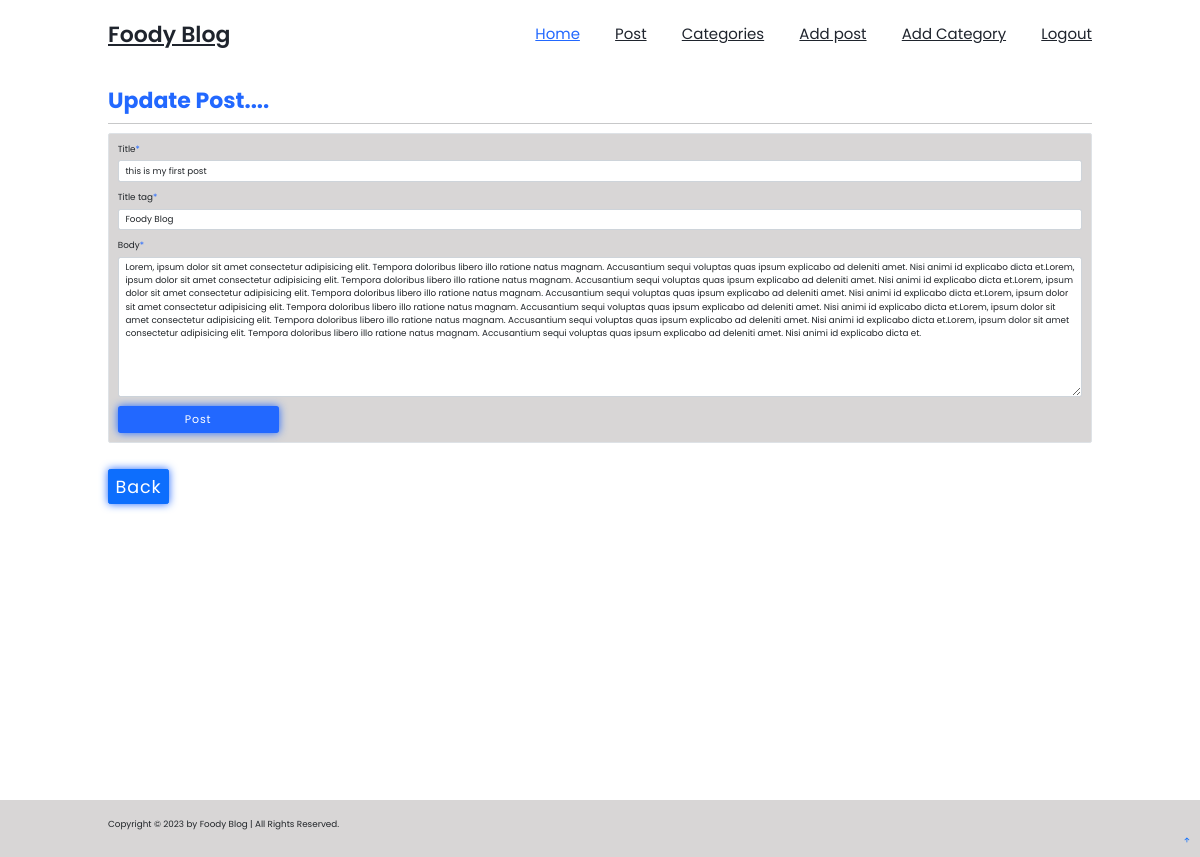
Page /article/edit/10 (signed in) on the committed database.
### Blog_app/models.py (models this page shows, shortened)
class Post(models.Model):
    title = models.CharField(max_length=255)
    title_tag = models.CharField(max_length=255, default='Foody Blog')
    author = models.ForeignKey(User, on_delete=models.CASCADE)
    body = models.TextField()
    post_date = models.DateField(auto_now_add=True)
    category = models.CharField(max_length=255, default='Food')
    likes = models.ManyToManyField(User, related_name='blog_posts')

### Blog_app/views.py (the view)
# urls.py: path('article/edit/<int:pk>', UpdatePostView.as_view(), name="update_post"),
class UpdatePostView(UpdateView):
    model = Post
    form_class = EditForm
    template_name = 'update_post.html'

### Blog_app/forms.py
class EditForm(forms.ModelForm):
    class Meta:
        model = Post
        fields = ('title', 'title_tag', 'body')
        widgets = {
            'title': forms.TextInput(attrs={'class': 'form-control'}),
            'title_tag': forms.TextInput(attrs={'class': 'form-control'}),
            'body': forms.Textarea(attrs={'class': 'form-control'}),
        }

### Blog_app/templates/update_post.html (shortened to what this page needs)
{% extends 'base.html' %}
{% load static %}
{% load crispy_forms_tags %}
{% block content %}
<link rel="stylesheet"
    href=" https://cdn.jsdelivr.net/npm/bootstrap@5.1.3/dist/css/bootstrap.min.css ">
<section class="article" id="article">
  {% if user.is_authenticated %}
    {% if user.id == post.author.id %}
      <h1 style="color: var(--main-color);" class="fw-bold fs-1">Update Post....</h1>
      <hr>
      <div class="container w-6 0 p-3 my-20 border rounded mb-4" style="background-color:#d8d6d6 ;">
          <form action="" method="POST" autocomplete="off" class="fw-semibold">
            <fieldset class="form-group">
              {{ form|crispy }}
            </fieldset>
                    <div class="form-group">
                        <button type="submit" class="btn btn-lg col-md-2" style="background:#2268ff ; color:#fff">Post</button>
                    </div>
          </form>
        </div>
    {% else %}
    <h2>You're not allowed here!  (and you know it...)</h2>
    {% endif %}
  {% else %}
    <h2>You're not allowed here!  (and you know it...)</h2>
  {% endif %}
<br>
    <a href="{% url 'home' %}" class="fs-2 btn btn-primary">Back</a>
</section>
{% endblock content %}

### Blog_app/static/css/blogg.css (style rules this page uses)
* { margin: 0; padding: 0; box-sizing: border-box; text-decoration: none; border: none; outline: none; scroll-behavior: smooth; font-family: 'poppins', sans-serif; }
:root { --bg-color: #fff; --second-bg-color: #d8d6d6; --text-color:#1f242d; --main-color: #2268ff; }
html { font-size: 62.5%; overflow-x: hidden; }
body { background: var(--bg-color); color: var(--text-color); }
section { min-height: 100vh; padding: 10rem 9% 2rem; }
span { color: var(--main-color); }
.btn { display: inline-block; padding: 1rem 2.8rem; background: var(--main-color); border-radius: 4rem; box-shadow: 0 0 1rem var(--main-color); font-size: 1.6rem; color: var(--second-bg-color); letter-spacing: .1rem; font-weight: 600; transition: 2s ease; }
@media (max-width: 1200px) { html { font-size: 55%; } }

### rows in the picture
Post: title "this is my first post", title_tag "Foody Blog", body "Lorem, ipsum dolor sit amet consectetur adipisicing elit. Tempora doloribus libero illo ratione natus magnam. Accusantium sequi voluptas quas ipsum explicabo ad deleniti amet. Nisi animi id explicabo dicta et.Lorem, ipsum dolor sit amet consectetur adipisicing elit. Tempora doloribus libero illo ratione natus magnam. Accusantium sequi voluptas quas ipsum explicabo ad deleniti amet. Nisi animi id explicabo dicta et.Lorem, ipsum dolor sit amet consectetur adipisicing elit. Tempora doloribus libero illo ratione natus magnam. Accusantium sequi voluptas quas ipsum explicabo ad deleniti amet. Nisi animi id explicabo dicta et.Lorem, ipsum dolor sit amet consectetur adipisicing elit. Tempora…"
